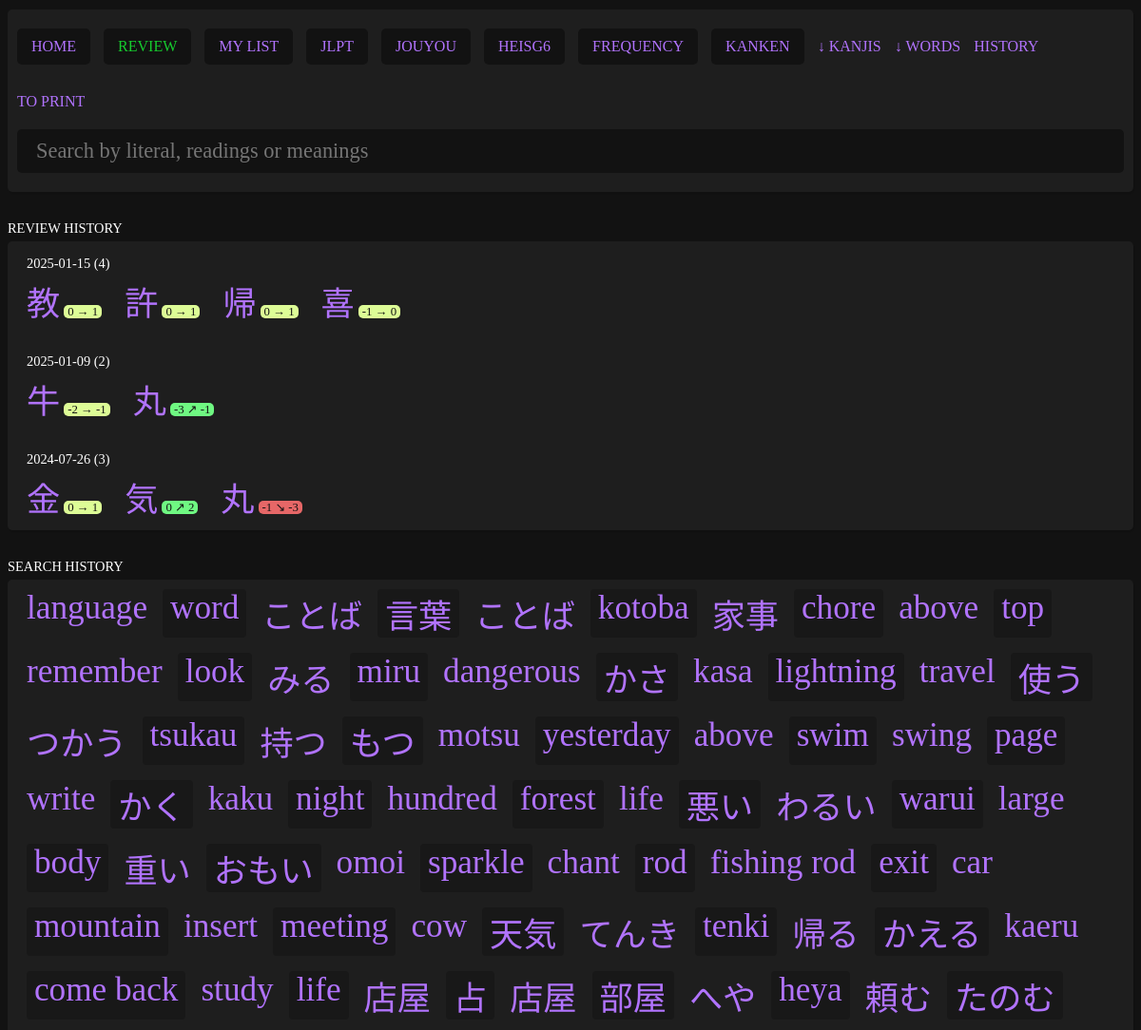
Page /pages/history.php (upper part) on the earlier database version.
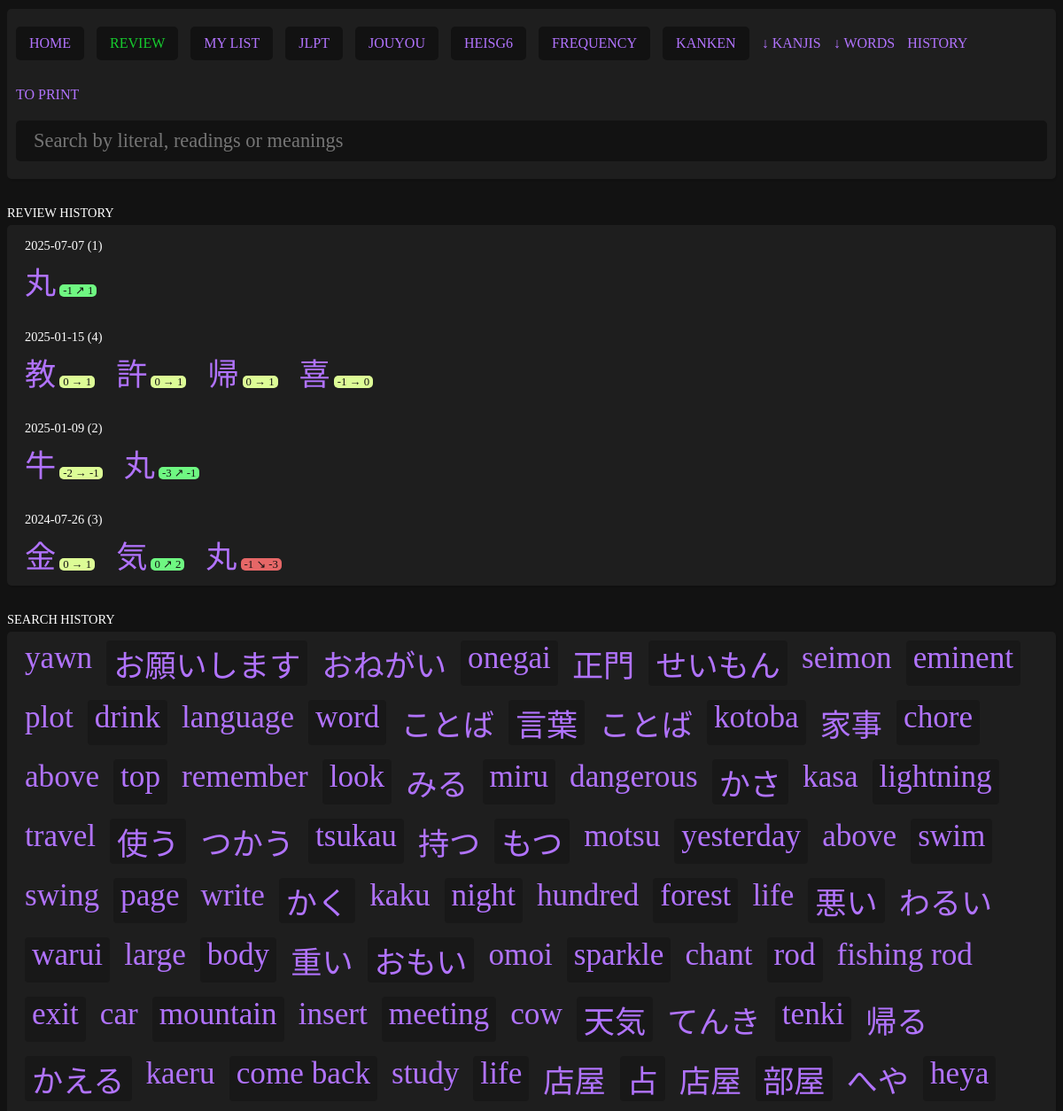
Same page on the later database version.
### tables this page shows
CREATE TABLE review_history (
    id INTEGER PRIMARY KEY,
    kanji TEXT NOT NULL,
    date TEXT NOT NULL
, "before" int, "after" int, "type" text);

CREATE TABLE search_history (
    id INTEGER PRIMARY KEY,
    query TEXT NOT NULL
);

### pages/history.php (the view, shortened to what this page needs)
<?php require '../parts/header.php'; ?>
<?php
$PDO = new PDO('sqlite:../data/kanjis.db');
$sql = "SELECT DISTINCT date FROM review_history ORDER BY date DESC";
$stmt = $PDO->prepare($sql);
$result = $stmt->execute();
$dates = $stmt->fetchAll();
$sql = "SELECT query FROM search_history ORDER BY id DESC";
$stmt = $PDO->prepare($sql);
$result = $stmt->execute();
$queries = $stmt->fetchAll();
?>
<div class="title">Review history</div>
<?php if (empty($dates)) : ?>
    No review history.
<?php else : ?>
    <div class="list">
        <?php foreach ($dates as $date) : ?>
            <?php
            $sql = "SELECT * FROM review_history WHERE date = ? ORDER BY id DESC";
            $stmt = $PDO->prepare($sql);
            $result = $stmt->execute([$date['date']]);
            $entries = $stmt->fetchAll();
            ?>
            <div class="title"><?= $date['date'] ?> (<?= count($entries) ?>)</div>
            <?php foreach ($entries as $entry) : ?>
                <a href="./kanji.php?literal=<?= $entry['kanji'] ?>"><?= $entry['kanji'] ?></a> <span class="history-<?= $entry['type'] ?>"><?= $entry['before'] ?> <span class="review-separator-<?= $entry['type'] ?>"></span> <?= $entry['after'] ?></span>
            <?php endforeach; ?>
        <?php endforeach; ?>
    </div>
<?php endif; ?>
<div class="title">Search history</div>
<?php if (empty($queries)) : ?>
    No search history.
<?php else : ?>
    <div class="list search-history">
        <?php foreach ($queries as $query) : ?>
            <a href="./search.php?query=<?= $query['query'] ?>"><?= $query['query'] ?></a>
        <?php endforeach; ?>
    </div>
<?php endif; ?>
<?php require '../parts/footer.php'; ?>

### parts/header.php (shortened to what this page needs)
<!DOCTYPE html>
<html lang="en">
<head>
    <link rel="stylesheet" href="../data/style.css">
</head>
<body>
    <div class="content">
        <div class="header">
            <div class="header-actions">
                <a href="index.php">HOME</a>
                <form action="../actions/review.php" method="POST">
                    <button type="submit" class="review">REVIEW</button>
                </form>
                <a href="list.php?list=my_list" <?php if (isset($_GET['list']) && $_GET['list'] == 'my_list') echo ' class="selected"'; ?>>MY LIST</a>
                <a href="list.php?list=jlpt" <?php if (isset($_GET['list']) && $_GET['list'] == 'jlpt') echo ' class="selected"'; ?>>JLPT</a>
                <a href="list.php?list=jouyou" <?php if (isset($_GET['list']) && $_GET['list'] == 'jouyou') echo ' class="selected"'; ?>>JOUYOU</a>
                <a href="list.php?list=heisg6" <?php if (isset($_GET['list']) && $_GET['list'] == 'heisg6') echo ' class="selected"'; ?>>HEISG6</a>
                <a href="list.php?list=frequency" <?php if (isset($_GET['list']) && $_GET['list'] == 'frequency') echo ' class="selected"'; ?>>FREQUENCY</a>
                <a href="list.php?list=kanken" <?php if (isset($_GET['list']) && $_GET['list'] == 'kanken') echo ' class="selected"'; ?>>KANKEN</a>
                <a href="../actions/export_kanji.php" class="export">&#8595; KANJIS</a>
                <a href="../actions/export_words.php" class="export">&#8595; WORDS</a>
                <a href="../pages/history.php" class="export">HISTORY</a>
                <a href="../pages/print.php" target="_blank" class="export">TO PRINT</a>
            </div>
            <div class="header-form">
                <form action="search.php" method="GET">
                    <input type="search" placeholder="Search by literal, readings or meanings" name="query" value="<?php if (isset($_GET['query'])) echo $_GET['query']; ?>">
                </form>
            </div>
        </div>

### parts/footer.php (shortened to what this page needs)
</div>
</body>
</html>

### data/style.css (style rules this page uses)
body { background:#121212; color:#e4e4e4; font-family: "NotoSansJP"; }
* { box-sizing: border-box; }
.content { max-width: 1200px; margin: 10px auto; }
.card, .header, .list { position:relative; background:#1e1e1e; display:flex; border-radius: 5px; box-shadow: 1px 2px 1px rgba(0, 0, 0, 0.1); margin-bottom:20px; }
.header { padding:10px; }
button, #edit-toggle { cursor:pointer; background-color:#121212; padding:5px 10px; border-radius: 5px; font-family: "NotoSansJP"; text-transform: uppercase; font-size: 0.8em; border:none; }
.header input { background-color:#121212; padding:10px 20px; border-radius: 5px; font-family: "NotoSansJP","BabelStoneHan"; color:#e4e4e4; border:none; width:100%; font-size: 1.4em; margin-bottom:10px; }
.header form { width:100%; }
a, button { text-decoration: none; color:#b173fd; }
.header { display: flex; flex-direction: column; }
.header .header-actions a, .header button { background:#121212; padding:10px 15px; margin:10px 10px 10px 0; display:inline-block; border-radius: 5px; font-size:1em; }
.header .header-actions .export { background:none; padding:10px 0; }
.header form { display:inline; }
.review { color:#16cc2e; }
.review-good, span.history-good { background-color: #6ff882; color:#121212; }
.review-neutral, span.history-neutral { background-color: #ddfc96; color:#121212; }
.review-bad, span.history-bad { background-color: #e66767; color:#121212; }
.history-good, .history-bad, .history-neutral { padding:0px 4px; border-radius: 5px; margin-right: 20px; font-size: 0.8rem; }
.review-separator-good::before { content: '↗'; }
.review-separator-bad::before { content: '↘'; }
.review-separator-neutral::before { content: '→'; }
.list { display:block; padding:10px 20px; }
.list a { font-size: 2.2em; }
.title { text-transform: uppercase; color:#FFF; font-size:0.9em; padding:5px 0; margin-top:25px; }
.list .title:first-child { margin-top:0px; }
.search-history { display: flex; flex-wrap: wrap; gap: 16px; }
.search-history a:nth-child(even) { background:rgba(0, 0, 0, 0.2); padding:0px 8px; border-radius: 4px; }

Differences in the rows shown:
no longer on this page (row unchanged): search_history: query "頼む"
no longer on this page (row unchanged): search_history: query "たのむ"
added review_history: kanji "丸", before "-1", after "1", type "good" (drawn), shown under "2025-07-07"
added search_history: query "yawn"
added search_history: query "お願いします"
added search_history: query "おねがい"
added search_history: query "onegai"
added search_history: query "正門"
added search_history: query "せいもん"
added search_history: query "seimon"
added search_history: query "eminent"
added search_history: query "plot"
added search_history: query "drink"
Other differences:
new list line: "2025-07-07 ( 1 )"
